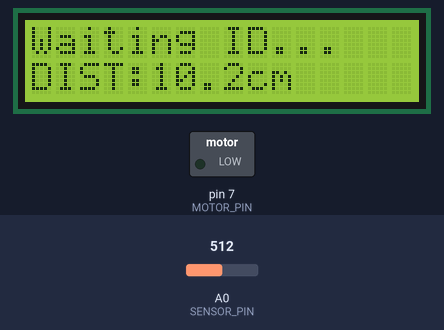
Bench run of a sketch on a simulated Arduino Uno, built with avr-gcc and run on an emulated ATmega328P. Shown: 16×2 character LCD, switched loads named in the sketch (green lamp = pin HIGH). The inputs (shaded band) are chosen by the test bench; at power-on: A0 (SENSOR_PIN) = 512.

Above: at 1.2 s.
1.3 s: A0 (SENSOR_PIN) set to 176
At 2.5 s:
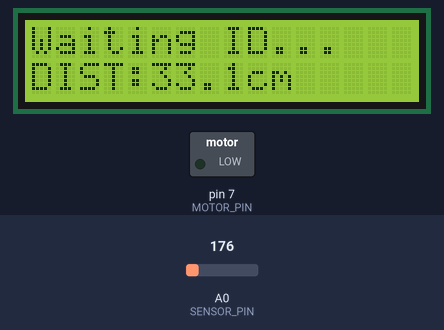
2.8 s: A0 (SENSOR_PIN) set to 158
At 3.6 s:
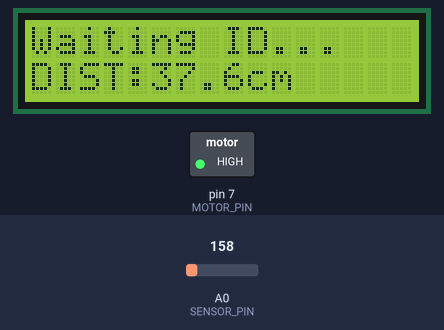
7.3 s: A0 (SENSOR_PIN) set to 122
At 8.5 s:
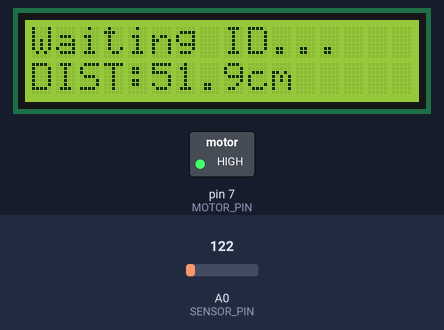
8.8 s: A0 (SENSOR_PIN) set to 511
At 10.1 s:
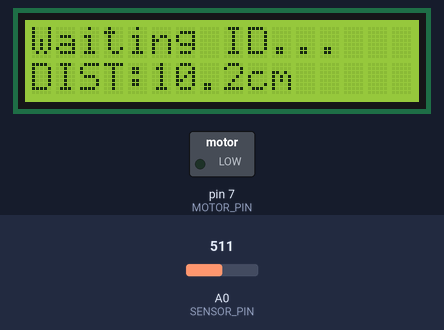
Timing chart, 0 to 11.3 s (numbered marks = the images above; inputs shaded):
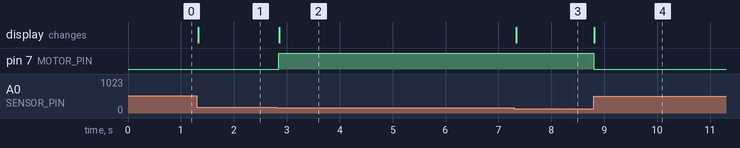

Measured:
- the behaviour switches between 168 and 167 on A0 (SENSOR_PIN) (found by bisection; images 1 and 2)
- after the input at 1.3 s, the display: changes at once (image 1)
- after the input at 2.8 s, pin 7 (MOTOR_PIN): LOW → HIGH after 0.05 s; the display: changes after 0.06 s (image 2)
- after the input at 7.3 s, the display: changes at once (image 3)
- after the input at 8.8 s, pin 7 (MOTOR_PIN): HIGH → LOW at once; the display: changes at once (image 4)

The sketch:

arduino_distance_demo.ino
```cpp
#include <LiquidCrystal.h>
#include <string.h>

// LCD: RS=12, E=11, D4=5, D5=4, D6=3, D7=2
LiquidCrystal lcd(12, 11, 5, 4, 3, 2);

const int SENSOR_PIN = A0;
const int MOTOR_PIN = 7;
const unsigned long SEND_INTERVAL = 500;

char studentID[12] = "";  // 11 位学号 + '\0'
bool idReceived = false;
float threshold = 35.0;

// PC 控制状态：默认不向 PC 连续上传。
bool continuousMode = false;
bool singleRequested = false;
unsigned long lastSendTime = 0;

// PC 每条命令都以换行结束，最大命令为 ID:xxxxxxxxxxx。
char commandBuffer[32] = "";
byte commandIndex = 0;


float readDistance() {
  int adc = analogRead(SENSOR_PIN);
  if (adc <= 28) {
    return 80.0;
  }

  float distance = 4922.0 / (adc - 27.11);
  if (distance < 10.0) distance = 10.0;
  if (distance > 80.0) distance = 80.0;
  return distance;
}


void saveStudentID(const char* value) {
  // 必须正好是 11 位数字。
  if (strlen(value) != 11) {
    Serial.println("ERROR:INVALID_ID");
    return;
  }

  for (byte i = 0; i < 11; i++) {
    if (value[i] < '0' || value[i] > '9') {
      Serial.println("ERROR:INVALID_ID");
      return;
    }
  }

  strcpy(studentID, value);
  idReceived = true;
  threshold = 30.0 + (studentID[10] - '0');

  Serial.print("ID_OK:");
  Serial.println(studentID);
}


void handleCommand(const char* command) {
  if (strncmp(command, "ID:", 3) == 0) {
    saveStudentID(command + 3);
  } else if (strcmp(command, "MEASURE") == 0) {
    // 切出连续模式，下一次 loop 只发送一条距离。
    continuousMode = false;
    singleRequested = true;
  } else if (strcmp(command, "START") == 0) {
    continuousMode = true;
    singleRequested = false;
    lastSendTime = 0;
    Serial.println("START_OK");
  } else if (strcmp(command, "STOP") == 0) {
    continuousMode = false;
    singleRequested = false;
    Serial.println("STOP_OK");
  } else if (command[0] != '\0') {
    Serial.println("ERROR:UNKNOWN_COMMAND");
  }
}


void receiveCommand() {
  while (Serial.available() > 0) {
    char c = Serial.read();

    if (c == '\r') {
      continue;
    }

    if (c == '\n') {
      commandBuffer[commandIndex] = '\0';
      handleCommand(commandBuffer);
      commandIndex = 0;
      commandBuffer[0] = '\0';
    } else if (commandIndex < sizeof(commandBuffer) - 1) {
      commandBuffer[commandIndex++] = c;
    } else {
      // 命令过长时丢弃，避免数组越界。
      commandIndex = 0;
      commandBuffer[0] = '\0';
      Serial.println("ERROR:COMMAND_TOO_LONG");
    }
  }
}


void updateLCD(float distance) {
  lcd.setCursor(0, 0);
  if (idReceived) {
    lcd.print("ID:");
    lcd.print(studentID);
    lcd.print("  ");
  } else {
    lcd.print("Waiting ID...   ");
  }

  lcd.setCursor(0, 1);
  lcd.print("DIST:");
  lcd.print(distance, 1);
  lcd.print("cm   ");
}


void controlMotor(float distance) {
  digitalWrite(MOTOR_PIN, distance > threshold ? HIGH : LOW);
}


void writeDistance(float distance) {
  Serial.print("DIST:");
  Serial.print(distance, 1);
  Serial.println(" cm");
}


void processDistanceTransmission(float distance) {
  if (!idReceived) {
    return;
  }

  // 单次测量：无视 500 ms 定时器，只发送当前这一条。
  if (singleRequested) {
    singleRequested = false;
    writeDistance(distance);
    return;
  }

  // 连续测量：每 500 ms 发送一条；STOP 后 continuousMode 为 false。
  if (continuousMode && millis() - lastSendTime >= SEND_INTERVAL) {
    lastSendTime = millis();
    writeDistance(distance);
  }
}


void setup() {
  Serial.begin(9600);
  lcd.begin(16, 2);
  pinMode(MOTOR_PIN, OUTPUT);
  digitalWrite(MOTOR_PIN, LOW);

  lcd.setCursor(0, 0);
  lcd.print("Waiting ID...");
  lcd.setCursor(0, 1);
  lcd.print("DIST:---.-cm");
}


void loop() {
  receiveCommand();

  float distance = readDistance();
  controlMotor(distance);
  updateLCD(distance);
  processDistanceTransmission(distance);

  delay(50);
}
```
